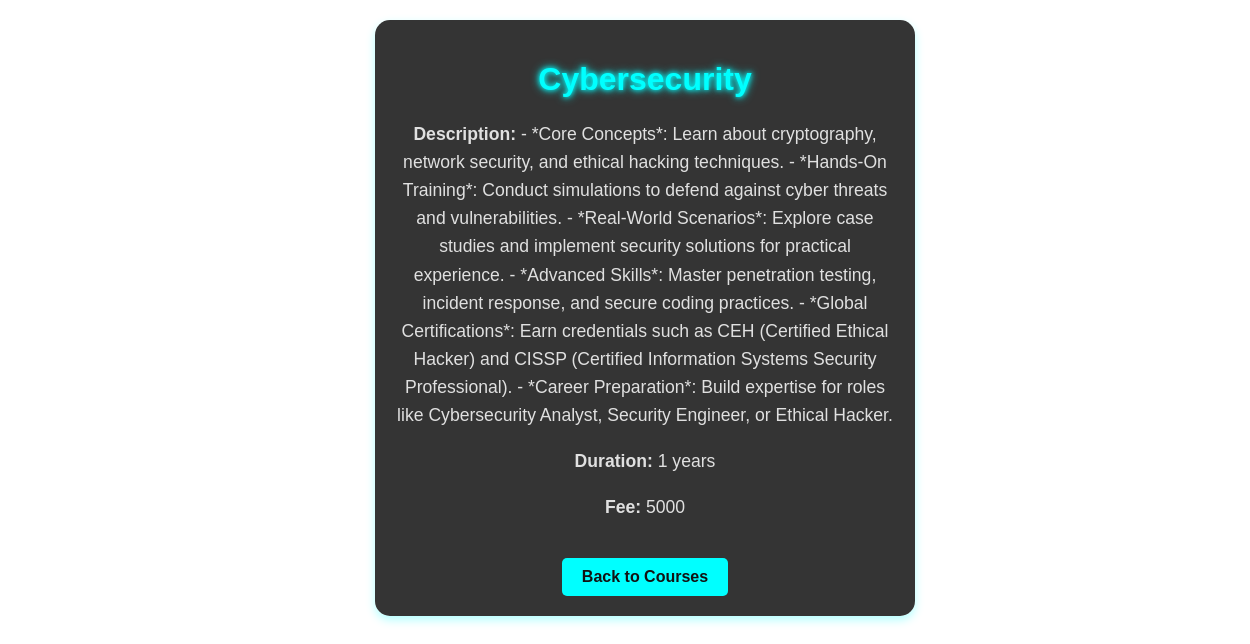
Screenshot of /event/cybersecurity/ with the database file from the repository.
### mySkill/models.py (models this page shows, shortened)
class Event(models.Model):
    name = models.CharField(max_length=255, unique=True)  # Make name unique for slug generation
    slug = models.SlugField(unique=True, blank=True)  # Add slug field
    description = models.TextField()
    fee = models.IntegerField(default=0)
    duration = models.IntegerField(default=1)  # Duration in years

### mySkill/views.py (the view)
# urls.py: path('event/<slug:slug>/', event_detail, name='event_detail'),
def event_detail(request, slug):
    event = get_object_or_404(Event, slug=slug)
    return render(request, 'event_detail.html', {'event': event})

### mySkill/templates/event_detail.html (shortened to what this page needs)
<!DOCTYPE html>
<html lang="en">
<head>
</head>
<body>
    <div class="event-container">
        <h1>{{ event.name }}</h1>
        <p><strong>Description:</strong> {{ event.description }}</p>
        <p><strong>Duration:</strong> {{ event.duration }} years</p>
        <p><strong>Fee:</strong> {{ event.fee }}</p>
        <a href="{% url 'event_list' %}" class="back-btn">Back to Courses</a>
    </div>
</body>
</html>

### rows the page displays
Event: name "Cybersecurity", description "- *Core Concepts*: Learn about cryptography, network security, and ethical hacking techniques. - *Hands-On Training*: Conduct simulations to defend against cyber threats and vulnerabilities. - *Real-World Scenarios*: Explore case studies and implement security solutions for practical experience. - *Advanced Skills*: Master penetration testing, incident response, and secure coding practices. - *Global Certifications*: Earn credentials such as CEH (Certified Ethical Hacker) and CISSP (Certified Information Systems Security Professional). - *Career Preparation*: Build expertise for roles like Cybersecurity Analyst, Security Engineer, or Ethical Hacker.", duration "1", fee "5000"
